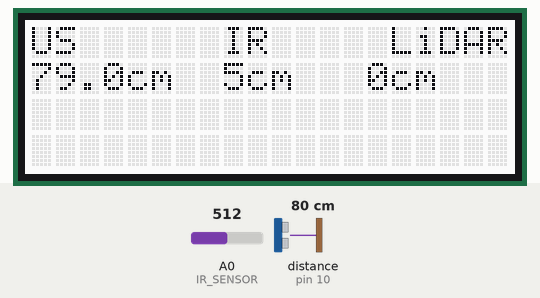
Bench run of a sketch on a simulated Arduino Mega 2560, built with avr-gcc and run on an emulated ATmega2560. Parts: 20×4 character LCD. Wiring (inferred from the names in the program): ultrasonic range finder: trigger pin 9; echo pin 10. The test bench sets the inputs (shaded band); at power-on: distance to the obstacle (sensor on pin 10) 80 cm, A0 (IR_SENSOR) = 512. The echo pulse lasts 58.3 µs per cm; what the sketch prints to the serial monitor is not drawn.

Above: at 3.2 s.
3.3 s: distance to the obstacle (sensor on pin 10) set to 2 cm
At 5.1 s:
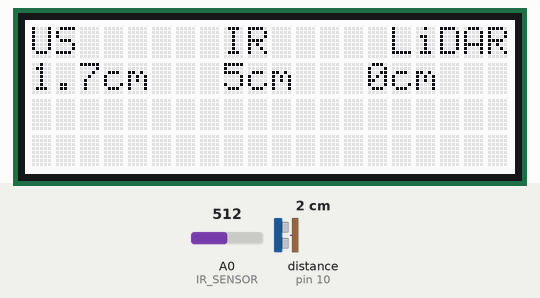
5.7 s: A0 (IR_SENSOR) set to 716
7.7 s: distance to the obstacle (sensor on pin 10) set to 4 cm
At 8.8 s:
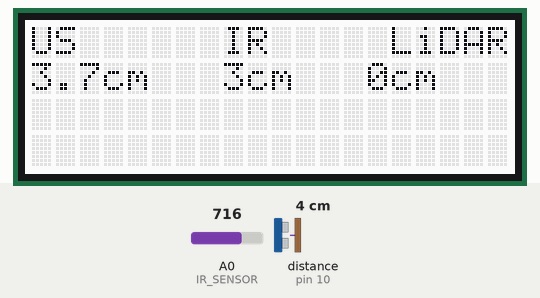
9.8 s: A0 (IR_SENSOR) set to 900
11.9 s: distance to the obstacle (sensor on pin 10) set to 9 cm
At 13.7 s:
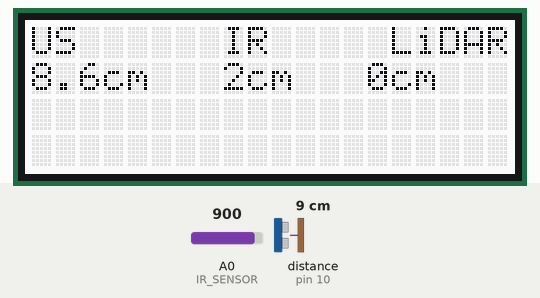
14.0 s: A0 (IR_SENSOR) set to 511
At 15.5 s:
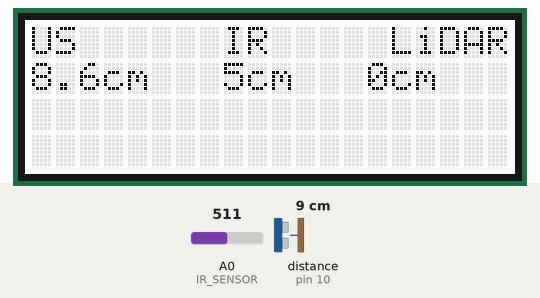
Timing chart, 0 to 17.0 s (numbered marks = the images above; inputs shaded):
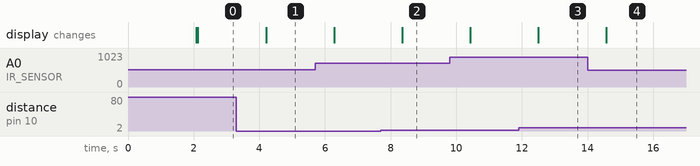

The sketch:

distance.ino
```cpp
#include <Wire.h>
#include <SerLCD.h>

#define TRIG_PIN 9
#define ECHO_PIN 10
#define IR_SENSOR A0

SerLCD lcd; // create an lcd object

// Variables for TFmini Plus LiDAR
static uint8_t frame[9];
static int index = 0;
static uint16_t tfDistance = 0;  // store the latest lidar distance
static uint16_t tfStrength = 0;

void setup() {
  Serial.begin(115200);
  Serial3.begin(115200);       // TFmini Plus LiDAR serial port
  Wire.begin();

  lcd.begin(Wire);
  lcd.setBacklight(255, 255, 255); // White backlight
  lcd.setContrast(5);
  lcd.clear();
  lcd.print("Initializing...");

  pinMode(TRIG_PIN, OUTPUT);
  pinMode(ECHO_PIN, INPUT);

  delay(2000);
  lcd.clear();

  Serial.println("TFmini Plus - 9-byte parser");
}

void loop() {
  // --- Ultrasonic Sensor ---
  long duration;
  float ultrasonicDistance;

  digitalWrite(TRIG_PIN, LOW);
  delayMicroseconds(2);
  digitalWrite(TRIG_PIN, HIGH);
  delayMicroseconds(10);
  digitalWrite(TRIG_PIN, LOW);

  duration = pulseIn(ECHO_PIN, HIGH);
  ultrasonicDistance = duration * 0.034 / 2.0; // Distance in cm

  // --- Infrared Sensor ---
  float volts = analogRead(IR_SENSOR) * 0.0048828125;
  int irDistance = 13 * pow(volts, -1);

  // --- TFmini Plus LiDAR reading ---
  while (Serial3.available()) {
    uint8_t b = Serial3.read();

    if (index == 0 && b != 0x59) {
      continue;
    }

    frame[index++] = b;

    if (index == 2 && frame[1] != 0x59) {
      index = 0;
      continue;
    }

    if (index == 9) {
      index = 0;

      uint16_t distance = frame[2] + (frame[3] << 8);
      uint16_t strength = frame[4] + (frame[5] << 8);
      uint8_t checksum = 0;
      for (int i = 0; i < 8; i++) checksum += frame[i];

      if (checksum == frame[8]) {
        tfDistance = distance;
        tfStrength = strength;

        // Serial.print("TFmini Distance: ");
        // Serial.print(tfDistance);
        // Serial.print(" cm | Strength: ");
        // Serial.println(tfStrength);
      } else {
        Serial.println("Checksum failed (9-byte frame)");
      }
    }
  }

  // Print ultrasonic and IR sensor data to Serial
  Serial.print("Ultrasonic: ");
  Serial.print(ultrasonicDistance);
  Serial.print(" cm\tIR: ");
  Serial.print(irDistance);
  Serial.print(" cm\tLiDAR: ");
  Serial.print(tfDistance);
  Serial.println(" cm");

// Print to LCD with sensor names on first line and values aligned below
  lcd.clear();
  lcd.setCursor(0, 0);
  lcd.print("US      IR     LiDAR");

  lcd.setCursor(0, 1);
  // Format the values with spacing to align under names
  lcd.print(ultrasonicDistance, 1);
  lcd.print("cm");

  lcd.setCursor(8, 1);
  lcd.print(irDistance);
  lcd.print("cm");

  lcd.setCursor(14, 1);
  lcd.print(tfDistance);
  lcd.print("cm");
  delay(1000);
}
```

Measured:
- after the input at 3.3 s, the display: changes after 0.91 s (image 1)
- after the input at 7.7 s, the display: changes after 0.65 s (image 2)
- after the input at 11.9 s, the display: changes after 0.60 s (image 3)
- after the input at 14.0 s, the display: changes after 0.58 s (image 4)
